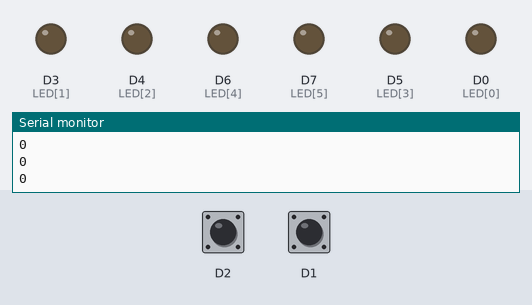
The sketch below on a simulated ESP8266 (NodeMCU). Parts: output pins drawn as LEDs (lit = HIGH), the last lines printed to the serial monitor. Inputs (shaded band) come from the test bench; at power-on: D1 HIGH, D2 HIGH.

Above: at 1.2 s.
1.3 s: D1 pulled LOW for 0.15 s
At 2.2 s:
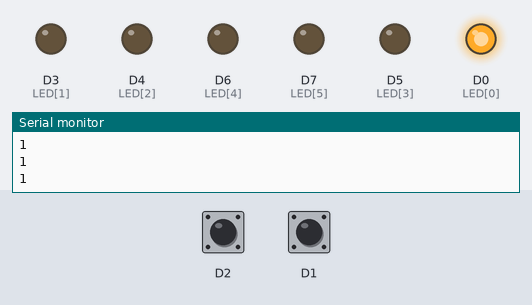
3.1 s: D1 pulled LOW for 1 s
At 4.2 s:
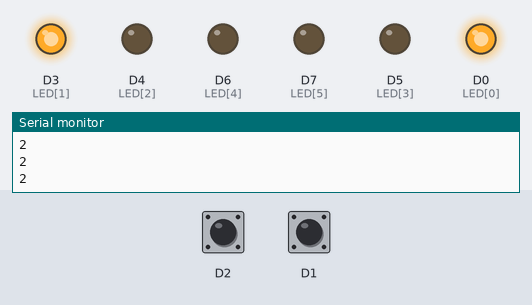
5.6 s: D1 pulled LOW for 0.15 s
At 6.7 s:
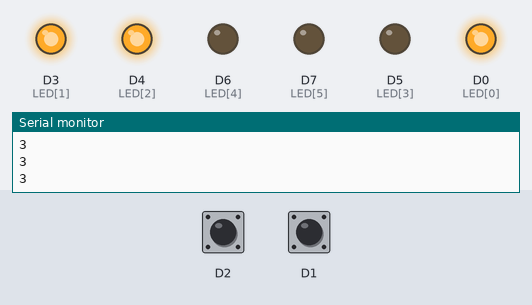
7.4 s: D1 pulled LOW for 3.2 s
At 8.8 s:
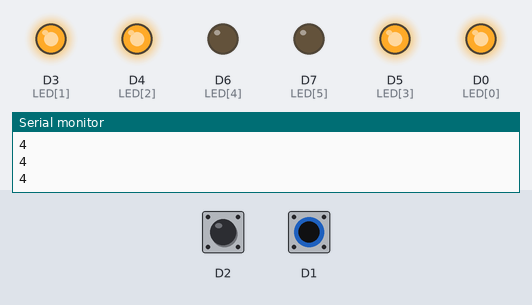
12.1 s: D1 pulled LOW for 0.15 s
At 13.1 s:
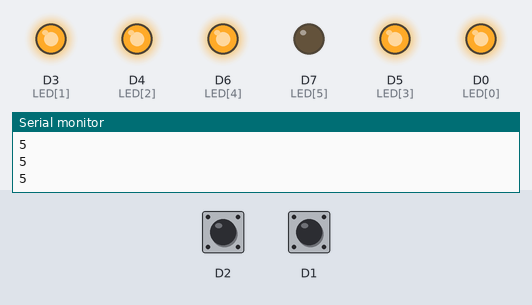
13.9 s: D1 pulled LOW for 1 s
At 15.1 s:
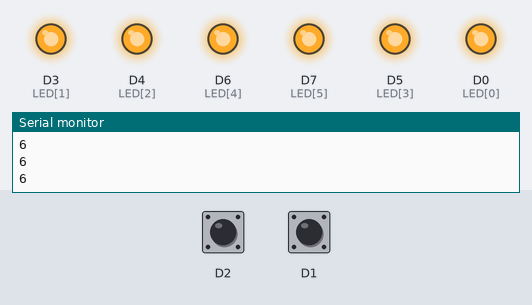
Timing chart, 0 to 16.9 s (numbered marks = the images above; inputs shaded):
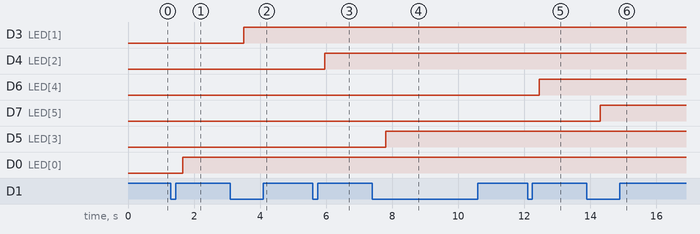

The sketch:

sketch_mar01d.ino
```cpp
#define sw1 D1
#define sw2 D2

int LED[] = {D0, D3, D4, D5, D6, D7};
bool _led[] = {0, 0, 0, 0, 0, 0};

int count = 0;
void setup()
{
  pinMode(LED[0], OUTPUT);
  pinMode(LED[1], OUTPUT);
  pinMode(LED[2], OUTPUT);
  pinMode(LED[3], OUTPUT);
  pinMode(LED[4], OUTPUT);
  pinMode(LED[5], OUTPUT);
  pinMode(D1, INPUT_PULLUP);
  pinMode(D2, INPUT_PULLUP);

  Serial.begin(115200);
}


bool lastStateSW1 = 1;
bool lastStateSW2 = 1;


bool readSw(int sw) {
  bool state = digitalRead(sw);

  return state;
}

void listenToChange(){
   if(lastStateSW1 == 0){
    lastStateSW1 = readSw(sw1);
    }
    if(lastStateSW2 == 0){
    lastStateSW2 = readSw(sw2);
    }
}


void countUp() {
  if (!readSw(sw1) && lastStateSW1 == 1) {
    delay(50);
    //lastStateSw1=!(readSw(sw1);
    if (!readSw(sw1)) {
      lastStateSW1 = 0;
      if (count < 6) {
        count++;
      }
    }
    delay(200);
  }
}

void countDown() {
  if (!readSw(sw2) && lastStateSW2 == 1) {
    delay(50);
    if (!readSw(sw2)) {
      lastStateSW2 = 0;
      if (count > 0) {
        count--;
      }
    }
    delay(200);
  }
}

void loop() {
//    for(int x=0;x<6;x++){
//    Serial.print(_led[x]);
//    }
listenToChange();
countDown() ;
countUp() ;
Serial.println(count);
delay(100);
  // put your main code here, to run repeatedly:
 for(int x=0;x<count;x++){
    _led[x]=1;
  }
   for(int x=count;x<6;x++){
    _led[x]=0;
  }
for(int x=0;x<6;x++){
    digitalWrite(LED[x], _led[x]);
  }
}
```

Measured:
- after the input at 1.3 s, D0 (LED[0]): LOW → HIGH after 0.35 s
- after the input at 3.1 s, D3 (LED[1]): LOW → HIGH after 0.40 s
- after the input at 5.6 s, D4 (LED[2]): LOW → HIGH after 0.35 s
- after the input at 7.4 s, D5 (LED[3]): LOW → HIGH after 0.41 s
- after the input at 12.1 s, D6 (LED[4]): LOW → HIGH after 0.36 s
- after the input at 13.9 s, D7 (LED[5]): LOW → HIGH after 0.41 s
